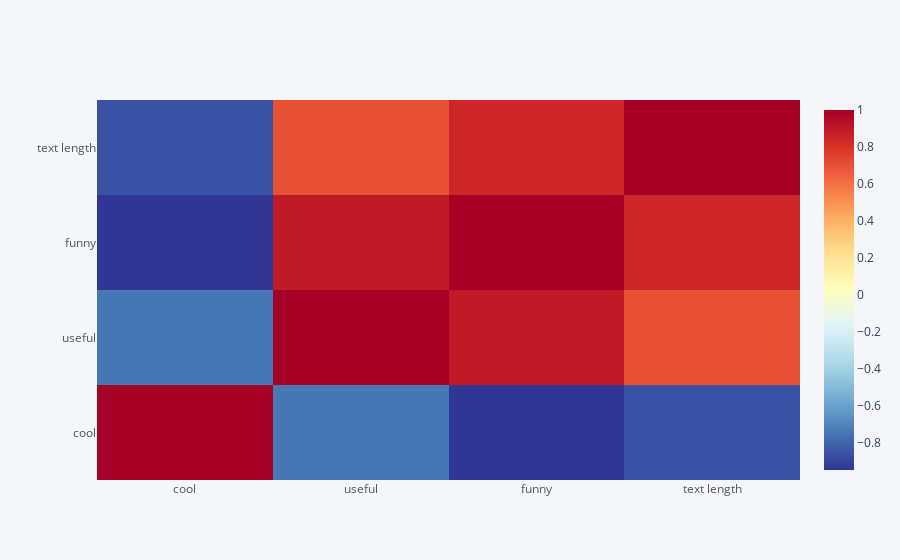

The cell this chart's notebook holds for it:
### Code cell
df.corr().iplot(kind='heatmap',colorscale='-rdylbu')

### Figure 1 — Plotly figure (JSON) as saved in the notebook; plotly's stock layout.template omitted (floating-point values rounded to 4 significant figures)
{"data": [{"colorscale": [[0, "rgb(49,54,149)"], [0.1, "rgb(69,117,180)"], [0.2, "rgb(116,173,209)"], [0.3, "rgb(171,217,233)"], [0.4, "rgb(224,243,248)"], [0.5, "rgb(255,255,191)"], [0.6, "rgb(254,224,144)"], [0.7, "rgb(253,174,97)"], [0.8, "rgb(244,109,67)"], [0.9, "rgb(215,48,39)"], [1, "rgb(165,0,38)"]], "type": "heatmap", "x": ["cool", "useful", "funny", "text length"], "y": ["cool", "useful", "funny", "text length"], "z": [[1, -0.7433, -0.9449, -0.8577], [-0.7433, 1, 0.8945, 0.6999], [-0.9449, 0.8945, 1, 0.8435], [-0.8577, 0.6999, 0.8435, 1]], "zmax": 1, "zmin": -0.9449}], "layout": {"legend": {"bgcolor": "#F5F6F9", "font": {"color": "#4D5663"}}, "paper_bgcolor": "#F5F6F9", "plot_bgcolor": "#F5F6F9", "title": {"font": {"color": "#4D5663"}}, "xaxis": {"gridcolor": "#E1E5ED", "showgrid": true, "tickfont": {"color": "#4D5663"}, "title": {"font": {"color": "#4D5663"}, "text": ""}, "zerolinecolor": "#E1E5ED"}, "yaxis": {"gridcolor": "#E1E5ED", "showgrid": true, "tickfont": {"color": "#4D5663"}, "title": {"font": {"color": "#4D5663"}, "text": ""}, "zerolinecolor": "#E1E5ED"}}}
